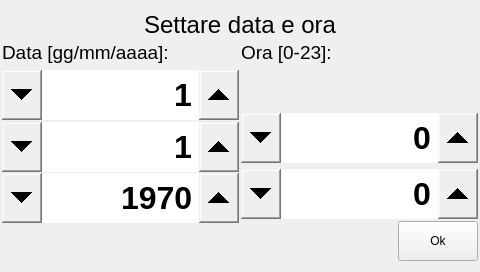
<?xml version="1.0" encoding="UTF-8"?>
<ui version="4.0">
 <class>setupTime</class>
 <widget class="QWidget" name="setupTime">
  <property name="geometry">
   <rect>
    <x>0</x>
    <y>0</y>
    <width>480</width>
    <height>272</height>
   </rect>
  </property>
  <property name="minimumSize">
   <size>
    <width>480</width>
    <height>272</height>
   </size>
  </property>
  <property name="maximumSize">
   <size>
    <width>480</width>
    <height>272</height>
   </size>
  </property>
  <property name="windowTitle">
   <string>setupTime</string>
  </property>
  <property name="styleSheet">
   <string notr="true"> QSpinBox {
	font: 1000 24pt &quot;Ubuntu&quot;;
 }

 QSpinBox::up-button {
     subcontrol-origin: border;
     subcontrol-position: right center;
     height: 50px;
     width: 40px;
 }

 QSpinBox::up-arrow {
	image: url(:/icons/img/right.png);
     width: 10px;
     height: 10px;
 }

 QSpinBox::down-button {
     subcontrol-origin: border;
     subcontrol-position: left center;
     height: 50px;
     width: 40px;
}

 QSpinBox::down-arrow {
 	image: url(:/icons/img/left.png);
     width: 10px;
     height: 10px;
 }
</string>
  </property>
  <layout class="QVBoxLayout" name="verticalLayout_3">
   <property name="spacing">
    <number>2</number>
   </property>
   <property name="leftMargin">
    <number>2</number>
   </property>
   <property name="rightMargin">
    <number>2</number>
   </property>
   <item>
    <widget class="QLabel" name="labelTitle">
     <property name="font">
      <font>
       <pointsize>18</pointsize>
      </font>
     </property>
     <property name="text">
      <string>Settare data e ora</string>
     </property>
     <property name="alignment">
      <set>Qt::AlignCenter</set>
     </property>
    </widget>
   </item>
   <item>
    <layout class="QHBoxLayout" name="horizontalLayout">
     <property name="spacing">
      <number>2</number>
     </property>
     <item>
      <layout class="QVBoxLayout" name="verticalLayout_2">
       <item>
        <widget class="QLabel" name="labelDataTitle">
         <property name="sizePolicy">
          <sizepolicy hsizetype="Preferred" vsizetype="Minimum">
           <horstretch>0</horstretch>
           <verstretch>0</verstretch>
          </sizepolicy>
         </property>
         <property name="font">
          <font>
           <pointsize>14</pointsize>
          </font>
         </property>
         <property name="text">
          <string>Data [gg/mm/aaaa]:</string>
         </property>
        </widget>
       </item>
       <item>
        <widget class="QSpinBox" name="spinBoxGiorno">
         <property name="sizePolicy">
          <sizepolicy hsizetype="Expanding" vsizetype="Fixed">
           <horstretch>0</horstretch>
           <verstretch>0</verstretch>
          </sizepolicy>
         </property>
         <property name="minimumSize">
          <size>
           <width>0</width>
           <height>50</height>
          </size>
         </property>
         <property name="maximumSize">
          <size>
           <width>16777215</width>
           <height>50</height>
          </size>
         </property>
         <property name="font">
          <font>
           <family>Ubuntu</family>
           <pointsize>24</pointsize>
           <weight>99</weight>
           <italic>false</italic>
           <bold>true</bold>
          </font>
         </property>
         <property name="wrapping">
          <bool>true</bool>
         </property>
         <property name="alignment">
          <set>Qt::AlignRight|Qt::AlignTrailing|Qt::AlignVCenter</set>
         </property>
         <property name="minimum">
          <number>1</number>
         </property>
         <property name="maximum">
          <number>31</number>
         </property>
         <property name="value">
          <number>1</number>
         </property>
        </widget>
       </item>
       <item>
        <widget class="QSpinBox" name="spinBoxMese">
         <property name="sizePolicy">
          <sizepolicy hsizetype="Expanding" vsizetype="Fixed">
           <horstretch>0</horstretch>
           <verstretch>0</verstretch>
          </sizepolicy>
         </property>
         <property name="minimumSize">
          <size>
           <width>0</width>
           <height>50</height>
          </size>
         </property>
         <property name="maximumSize">
          <size>
           <width>16777215</width>
           <height>50</height>
          </size>
         </property>
         <property name="font">
          <font>
           <family>Ubuntu</family>
           <pointsize>24</pointsize>
           <weight>99</weight>
           <italic>false</italic>
           <bold>true</bold>
          </font>
         </property>
         <property name="wrapping">
          <bool>true</bool>
         </property>
         <property name="alignment">
          <set>Qt::AlignRight|Qt::AlignTrailing|Qt::AlignVCenter</set>
         </property>
         <property name="minimum">
          <number>1</number>
         </property>
         <property name="maximum">
          <number>12</number>
         </property>
         <property name="value">
          <number>1</number>
         </property>
        </widget>
       </item>
       <item>
        <widget class="QSpinBox" name="spinBoxAnno">
         <property name="sizePolicy">
          <sizepolicy hsizetype="Expanding" vsizetype="Fixed">
           <horstretch>0</horstretch>
           <verstretch>0</verstretch>
          </sizepolicy>
         </property>
         <property name="minimumSize">
          <size>
           <width>0</width>
           <height>50</height>
          </size>
         </property>
         <property name="maximumSize">
          <size>
           <width>16777215</width>
           <height>50</height>
          </size>
         </property>
         <property name="font">
          <font>
           <family>Ubuntu</family>
           <pointsize>24</pointsize>
           <weight>99</weight>
           <italic>false</italic>
           <bold>true</bold>
          </font>
         </property>
         <property name="styleSheet">
          <string notr="true"/>
         </property>
         <property name="wrapping">
          <bool>true</bool>
         </property>
         <property name="alignment">
          <set>Qt::AlignRight|Qt::AlignTrailing|Qt::AlignVCenter</set>
         </property>
         <property name="maximum">
          <number>3000</number>
         </property>
         <property name="value">
          <number>1970</number>
         </property>
        </widget>
       </item>
      </layout>
     </item>
     <item>
      <layout class="QVBoxLayout" name="verticalLayout">
       <item>
        <widget class="QLabel" name="labelOraTile">
         <property name="sizePolicy">
          <sizepolicy hsizetype="Preferred" vsizetype="Minimum">
           <horstretch>0</horstretch>
           <verstretch>0</verstretch>
          </sizepolicy>
         </property>
         <property name="font">
          <font>
           <pointsize>14</pointsize>
          </font>
         </property>
         <property name="text">
          <string>Ora [0-23]:</string>
         </property>
         <property name="alignment">
          <set>Qt::AlignLeading|Qt::AlignLeft|Qt::AlignTop</set>
         </property>
        </widget>
       </item>
       <item>
        <widget class="QSpinBox" name="spinBoxOre">
         <property name="sizePolicy">
          <sizepolicy hsizetype="Expanding" vsizetype="Fixed">
           <horstretch>0</horstretch>
           <verstretch>0</verstretch>
          </sizepolicy>
         </property>
         <property name="minimumSize">
          <size>
           <width>0</width>
           <height>50</height>
          </size>
         </property>
         <property name="maximumSize">
          <size>
           <width>16777215</width>
           <height>50</height>
          </size>
         </property>
         <property name="font">
          <font>
           <family>Ubuntu</family>
           <pointsize>24</pointsize>
           <weight>99</weight>
           <italic>false</italic>
           <bold>true</bold>
          </font>
         </property>
         <property name="wrapping">
          <bool>true</bool>
         </property>
         <property name="alignment">
          <set>Qt::AlignRight|Qt::AlignTrailing|Qt::AlignVCenter</set>
         </property>
         <property name="maximum">
          <number>23</number>
         </property>
        </widget>
       </item>
       <item>
        <widget class="QSpinBox" name="spinBoxMinuti">
         <property name="sizePolicy">
          <sizepolicy hsizetype="Expanding" vsizetype="Fixed">
           <horstretch>0</horstretch>
           <verstretch>0</verstretch>
          </sizepolicy>
         </property>
         <property name="minimumSize">
          <size>
           <width>0</width>
           <height>50</height>
          </size>
         </property>
         <property name="maximumSize">
          <size>
           <width>16777215</width>
           <height>50</height>
          </size>
         </property>
         <property name="font">
          <font>
           <family>Ubuntu</family>
           <pointsize>24</pointsize>
           <weight>99</weight>
           <italic>false</italic>
           <bold>true</bold>
          </font>
         </property>
         <property name="wrapping">
          <bool>true</bool>
         </property>
         <property name="alignment">
          <set>Qt::AlignRight|Qt::AlignTrailing|Qt::AlignVCenter</set>
         </property>
         <property name="maximum">
          <number>59</number>
         </property>
        </widget>
       </item>
      </layout>
     </item>
    </layout>
   </item>
   <item>
    <layout class="QHBoxLayout" name="horizontalLayout_9">
     <item>
      <spacer name="horizontalSpacer">
       <property name="orientation">
        <enum>Qt::Horizontal</enum>
       </property>
       <property name="sizeHint" stdset="0">
        <size>
         <width>40</width>
         <height>20</height>
        </size>
       </property>
      </spacer>
     </item>
     <item>
      <widget class="QPushButton" name="pushButtonOk">
       <property name="minimumSize">
        <size>
         <width>0</width>
         <height>40</height>
        </size>
       </property>
       <property name="maximumSize">
        <size>
         <width>16777215</width>
         <height>40</height>
        </size>
       </property>
       <property name="text">
        <string>Ok</string>
       </property>
      </widget>
     </item>
    </layout>
   </item>
  </layout>
 </widget>
 <layoutdefault spacing="6" margin="11"/>
 <resources/>
 <connections/>
</ui>
